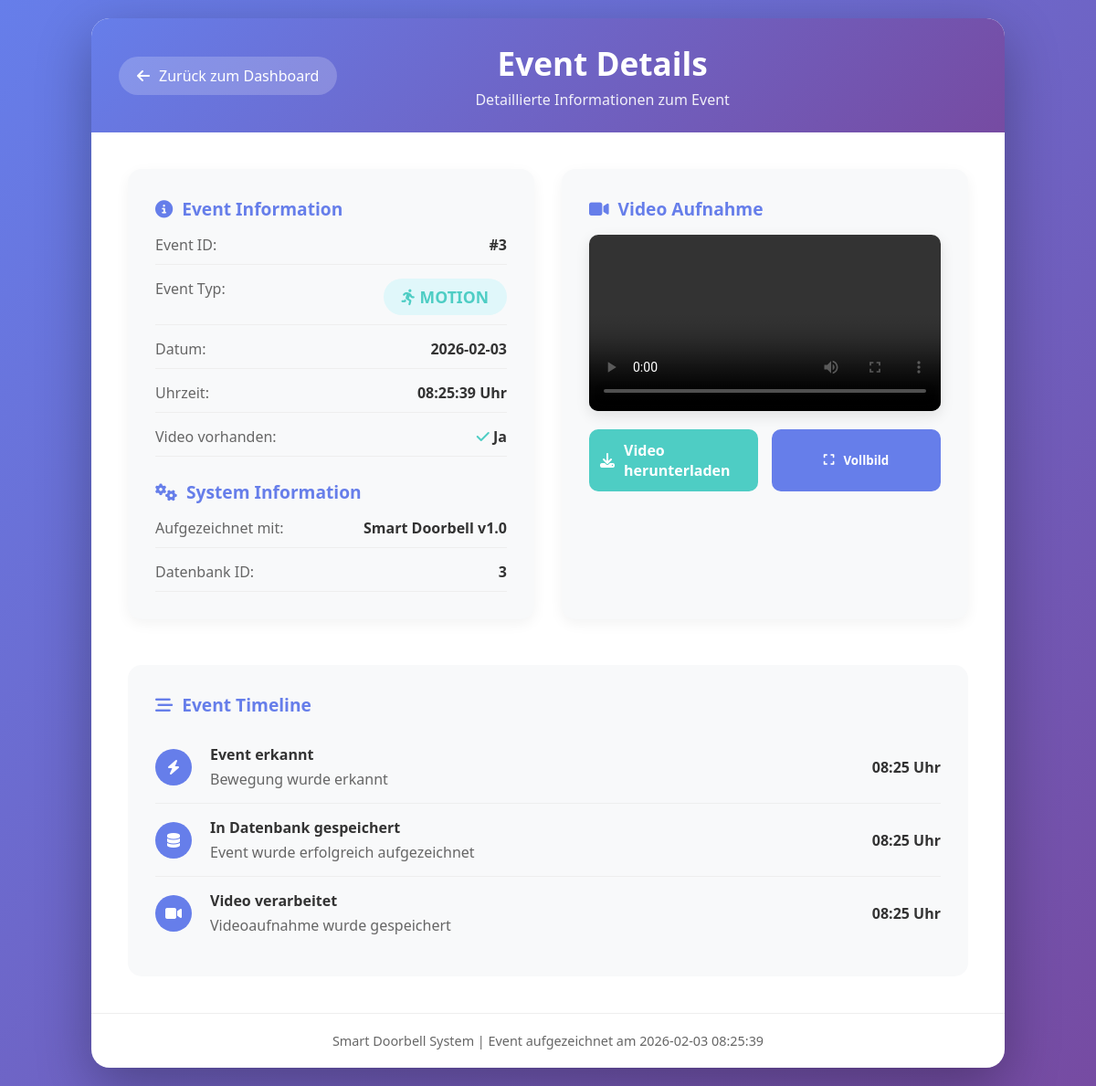
/event/3, run on the app's committed database.
### tables this page shows
CREATE TABLE events (
            id INTEGER PRIMARY KEY AUTOINCREMENT,
            timestamp TEXT NOT NULL,
            event_type TEXT NOT NULL,
            video_file TEXT
        );

### app.py (the view)
@app.route("/event/<int:event_id>")
def event_detail(event_id):
    event = get_event_by_id(event_id)
    if not event:
        return "Event nicht gefunden", 404
    return render_template("event_detail.html", event=event)

### app.py (called while the page is built)
def get_event_by_id(event_id):
    conn = sqlite3.connect(DB_PATH)
    conn.row_factory = sqlite3.Row
    c = conn.cursor()
    c.execute("""
        SELECT id, timestamp, event_type, video_file
        FROM events
        WHERE id = ?
    """, (event_id,))
    row = c.fetchone()
    conn.close()
    if row:
        return dict(row)
    return None

### templates/event_detail.html (shortened to what this page needs)
<!DOCTYPE html>
<html lang="de">
<head>
    <link rel="stylesheet" href="https://cdnjs.cloudflare.com/ajax/libs/font-awesome/6.4.0/css/all.min.css">
</head>
<body>
    <div class="container">
        <div class="detail-header">
            <a href="{{ url_for('dashboard') }}" class="back-button">
                <i class="fas fa-arrow-left"></i>
                Zurück zum Dashboard
            </a>
            <div class="header-title">
                <h1>Event Details</h1>
                <p>Detaillierte Informationen zum Event</p>
            </div>
        </div>
        <div class="content">
            <div class="info-card">
                <div class="info-section">
                    <h3 class="section-title">
                        <i class="fas fa-info-circle"></i>
                        Event Information
                    </h3>
                    <div class="info-grid">
                        <div class="info-item">
                            <span class="info-label">Event ID:</span>
                            <span class="info-value">#{{ event.id }}</span>
                        </div>
                        <div class="info-item">
                            <span class="info-label">Event Typ:</span>
                            <span class="event-badge {{ event.event_type }}">
                                {% if event.event_type == 'ring' %}
                                    <i class="fas fa-bell"></i> RING
                                {% else %}
                                    <i class="fas fa-running"></i> MOTION
                                {% endif %}
                            </span>
                        </div>
                        <div class="info-item">
                            <span class="info-label">Datum:</span>
                            <span class="info-value">{{ event.timestamp.split(' ')[0] }}</span>
                        </div>
                        <div class="info-item">
                            <span class="info-label">Uhrzeit:</span>
                            <span class="info-value">{{ event.timestamp.split(' ')[1] }} Uhr</span>
                        </div>
                        <div class="info-item">
                            <span class="info-label">Video vorhanden:</span>
                            <span class="info-value">
                                {% if event.video_file %}
                                    <i class="fas fa-check" style="color: #4ecdc4;"></i> Ja
                                {% else %}
                                    <i class="fas fa-times" style="color: #ff6b6b;"></i> Nein
                                {% endif %}
                            </span>
                        </div>
                    </div>
                </div>
                <div class="info-section">
                    <h3 class="section-title">
                        <i class="fas fa-cogs"></i>
                        System Information
                    </h3>
                    <div class="info-grid">
                        <div class="info-item">
                            <span class="info-label">Aufgezeichnet mit:</span>
                            <span class="info-value">Smart Doorbell v1.0</span>
                        </div>
                        <div class="info-item">
                            <span class="info-label">Datenbank ID:</span>
                            <span class="info-value">{{ event.id }}</span>
                        </div>
                    </div>
                </div>
            </div>
            <div class="video-container">
                <h3 class="section-title">
                    <i class="fas fa-video"></i>
                    Video Aufnahme
                </h3>
                {% if event.video_file %}
                    {% set video_url = url_for('static', filename='videos/' + (event.video_file if event.video_file.endswith('.mp4') else event.video_file + '.mp4')) %}
                    <video class="video-player" controls>
                        <source src="{{ video_url }}" type="video/mp4">
                    </video>
                    <div class="video-actions">
                        <a href="{{ video_url }}" download class="action-button download">
                            <i class="fas fa-download"></i>
                            Video herunterladen
                        </a>
                        <button class="action-button" onclick="document.querySelector('video').requestFullscreen()">
                            <i class="fas fa-expand"></i>
                            Vollbild
                        </button>
                    </div>
                {% else %}
                    <div class="video-placeholder">
                        <i class="fas fa-video-slash"></i>
                        <h3>Kein Video verfügbar</h3>
                        <p>Für dieses Event wurde kein Video aufgezeichnet.</p>
                    </div>
                {% endif %}
            </div>
            <div class="timeline">
                <h3 class="section-title">
                    <i class="fas fa-stream"></i>
                    Event Timeline
                </h3>
                <div class="timeline-item">
                    <div class="timeline-icon">
                        <i class="fas fa-bolt"></i>
                    </div>
                    <div class="timeline-content">
                        <div class="timeline-time">Event erkannt</div>
                        <div class="timeline-desc">
                            {% if event.event_type == 'ring' %}
                                Türklingel wurde betätigt
                            {% else %}
                                Bewegung wurde erkannt
                            {% endif %}
                        </div>
                    </div>
                    <div class="info-value">{{ event.timestamp.split(' ')[1][:5] }}</div>
                </div>
                <div class="timeline-item">
                    <div class="timeline-icon">
                        <i class="fas fa-database"></i>
                    </div>
                    <div class="timeline-content">
                        <div class="timeline-time">In Datenbank gespeichert</div>
                        <div class="timeline-desc">Event wurde erfolgreich aufgezeichnet</div>
                    </div>
                    <div class="info-value">{{ event.timestamp.split(' ')[1][:5] }}</div>
                </div>
                {% if event.video_file %}
                <div class="timeline-item">
                    <div class="timeline-icon">
                        <i class="fas fa-video"></i>
                    </div>
                    <div class="timeline-content">
                        <div class="timeline-time">Video verarbeitet</div>
                        <div class="timeline-desc">Videoaufnahme wurde gespeichert</div>
                    </div>
                    <div class="info-value">{{ event.timestamp.split(' ')[1][:5] }}</div>
                </div>
                {% endif %}
            </div>
        </div>
        <div class="detail-footer">
            <p>Smart Doorbell System | Event aufgezeichnet am {{ event.timestamp }}</p>
        </div>
    </div>
</body>
</html>

### templates/event_detail.html (style rules this page uses)
* { margin: 0; padding: 0; box-sizing: border-box; font-family: 'Segoe UI', Tahoma, Geneva, Verdana, sans-serif; }
body { background: linear-gradient(135deg, #667eea 0%, #764ba2 100%); min-height: 100vh; padding: 20px; }
.container { max-width: 1000px; margin: 0 auto; background: white; border-radius: 20px; box-shadow: 0 20px 60px rgba(0, 0, 0, 0.3); overflow: hidden; }
.detail-header { background: linear-gradient(135deg, #667eea 0%, #764ba2 100%); color: white; padding: 25px 30px; display: flex; justify-content: space-between; align-items: center; }
.back-button { background: rgba(255, 255, 255, 0.2); color: white; border: none; padding: 10px 20px; border-radius: 50px; cursor: pointer; display: flex; align-items: center; gap: 10px; text-decoration: none; transition: background 0.3s; }
.header-title { text-align: center; flex-grow: 1; }
.header-title h1 { font-size: 2.2rem; margin-bottom: 5px; }
.header-title p { opacity: 0.9; }
.content { display: grid; grid-template-columns: 1fr 1fr; gap: 30px; padding: 40px; }
.info-card { background: #f8f9fa; border-radius: 15px; padding: 30px; box-shadow: 0 5px 15px rgba(0, 0, 0, 0.05); }
.info-section { margin-bottom: 25px; }
.info-section:last-child { margin-bottom: 0; }
.section-title { font-size: 1.2rem; color: #667eea; margin-bottom: 15px; display: flex; align-items: center; gap: 10px; font-weight: 600; }
.info-grid { display: grid; gap: 15px; }
.info-item { display: flex; justify-content: space-between; padding-bottom: 10px; border-bottom: 1px solid #eee; }
.info-label { color: #666; font-weight: 500; }
.info-value { color: #333; font-weight: 600; }
.event-badge { display: inline-block; padding: 8px 20px; border-radius: 50px; font-weight: bold; font-size: 1.1rem; }
.event-badge.motion { background: #e0f7fa; color: #4ecdc4; }
.video-container { background: #f8f9fa; border-radius: 15px; padding: 30px; box-shadow: 0 5px 15px rgba(0, 0, 0, 0.05); display: flex; flex-direction: column; }
.video-player { width: 100%; border-radius: 10px; box-shadow: 0 5px 15px rgba(0, 0, 0, 0.1); }
.video-actions { margin-top: 20px; display: flex; gap: 15px; }
.action-button { flex: 1; padding: 12px; border: none; border-radius: 10px; background: #667eea; color: white; font-weight: 600; cursor: pointer; display: flex; align-items: center; justify-content: center; gap: 10px; transition: background 0.3s; text-decoration: none; }
.action-button.download { background: #4ecdc4; }
.timeline { grid-column: 1 / -1; background: #f8f9fa; border-radius: 15px; padding: 30px; margin-top: 20px; }
.timeline-item { display: flex; align-items: center; gap: 20px; padding: 15px 0; border-bottom: 1px solid #eee; }
.timeline-item:last-child { border-bottom: none; }
.timeline-icon { width: 40px; height: 40px; border-radius: 50%; background: #667eea; color: white; display: flex; align-items: center; justify-content: center; }
.timeline-content { flex-grow: 1; }
.timeline-time { font-weight: 600; color: #333; }
.timeline-desc { color: #666; margin-top: 5px; }
.detail-footer { text-align: center; padding: 20px; color: #666; border-top: 1px solid #eee; font-size: 0.9rem; }

### data on the page
events: id "3", timestamp "2026-02-03", timestamp "08:25:39", timestamp "2026-02-03 08:25:39"
